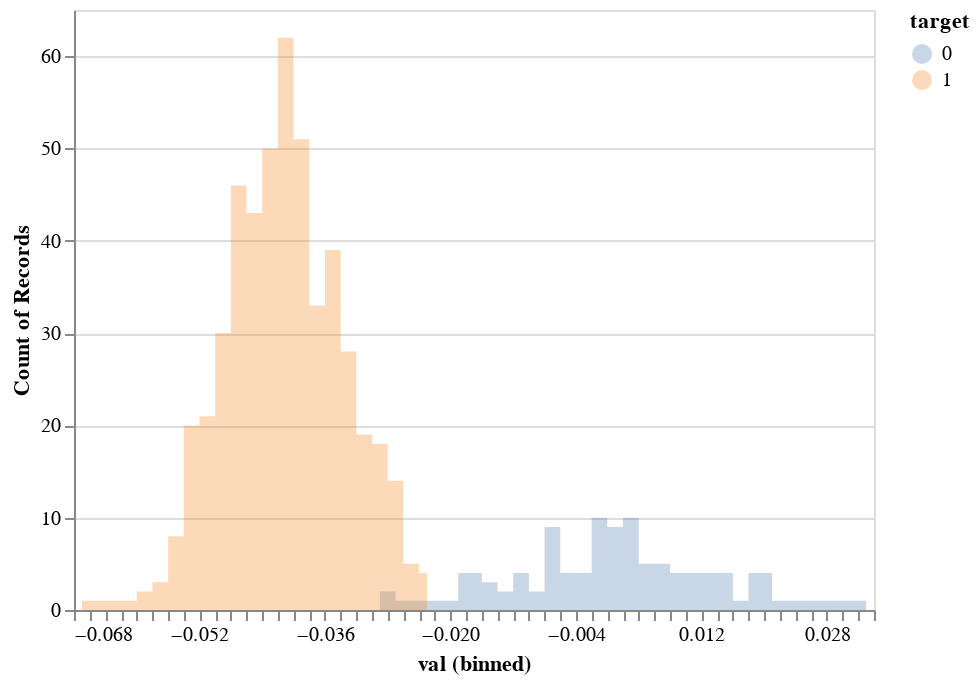

Here is the notebook cell this chart was saved with:
### Markdown cell above
Just replot the same thing with Altair

### Code cell
alt.Chart(df).mark_area(opacity=0.3, interpolate="step").encode(
    x=alt.X("val:Q", bin=alt.Bin(maxbins=50)),
    y=alt.Y("count()", stack=None),
    color="target:N",
)

### Figure 1 — Vega-Lite specification as saved in the notebook (floating-point values rounded to 4 significant figures; data arrays with more than 128 entries replaced by an {"elided": "..."} marker saying what was removed)
{"config": {"view": {"continuousWidth": 400, "continuousHeight": 300}}, "data": {"name": "data-26feed1ba8d9006f337fa361c373d3ed"}, "mark": {"type": "area", "interpolate": "step", "opacity": 0.3}, "encoding": {"color": {"type": "nominal", "field": "target"}, "x": {"type": "quantitative", "bin": {"maxbins": 50}, "field": "val"}, "y": {"type": "quantitative", "aggregate": "count", "stack": null}}, "$schema": "https://vega.github.io/schema/vega-lite/v4.8.1.json", "datasets": {"data-26feed1ba8d9006f337fa361c373d3ed": {"elided": "600 records"}}}
